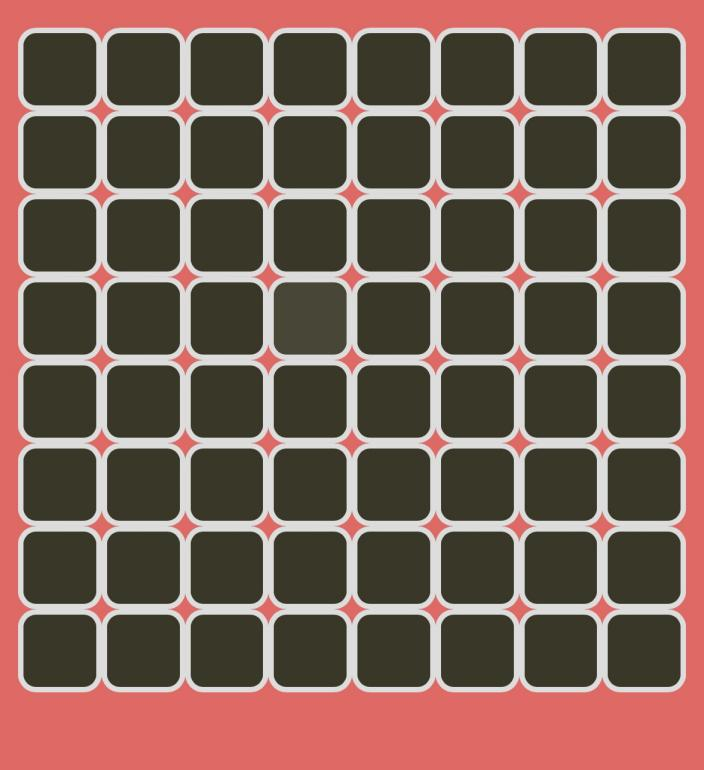
//> input picture untitled29/build/Desktop_Qt_6_7_3-Debug/9.png, 704 x 770 px
$ ./main   (built with g++ and OpenCV 4)
//> lines starting //> are read from the running program, lines starting //| are printed output that depends on the picture; after the words box and inside, x2 and y2 are one past the last pixel; in counts of white or black regions, pixels touching at a corner belong together
#include <opencv2/opencv.hpp>

int main()
{//7.80,,8.200,,9.80,,10.150//
    cv::Mat img = cv::imread("9.png");
//> img is the input picture: 770 rows x 704 cols, CV_8UC3; mean B, G, R 86, 96.1, 122.3
    cv::Mat gray;
    cv::cvtColor(img, gray, cv::COLOR_BGR2GRAY);
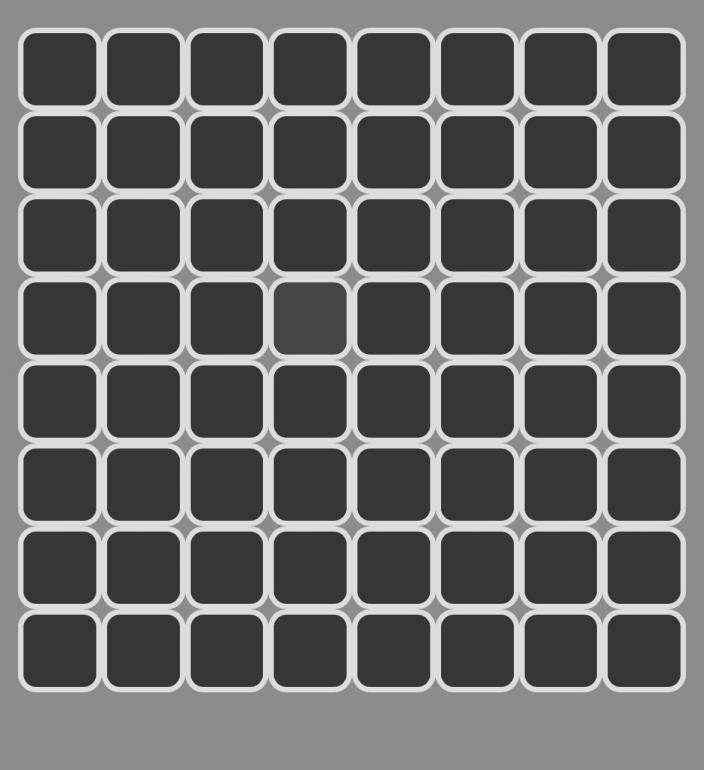
//> gray: 770 rows x 704 cols, CV_8UC1; min 25, max 244, mean 102.8
    //cv::imshow("gray", gray);

    int threshold_value = 65;
    cv::Mat thresh_tozero;
    double ret;
    ret = cv::threshold(gray, thresh_tozero, threshold_value, 225, cv::THRESH_TOZERO);
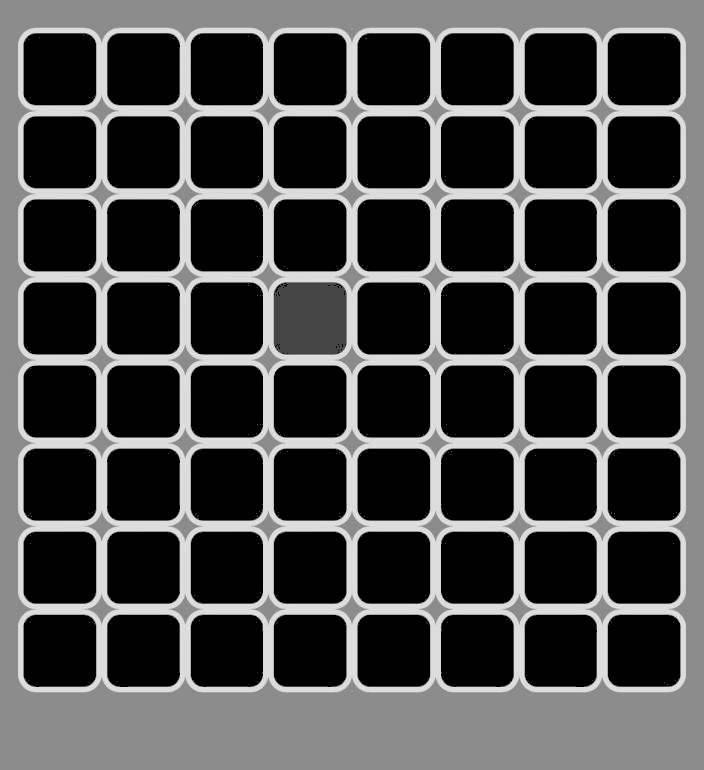
//> thresh_tozero: 770 rows x 704 cols, CV_8UC1; min 0, max 244, mean 71.7
    //cv::imshow("THRESH_TOZERO", thresh_tozero);

    cv::Mat thresh_tozero1;
    cv::cvtColor(thresh_tozero, thresh_tozero1, cv::COLOR_GRAY2BGR);

    cv::Point pt1(272, 282);
    cv::Point pt2(345, 355);
    cv::Scalar color(0, 0, 255);
    int thickness = 2;
    cv::rectangle(thresh_tozero1, pt1, pt2, color, thickness);
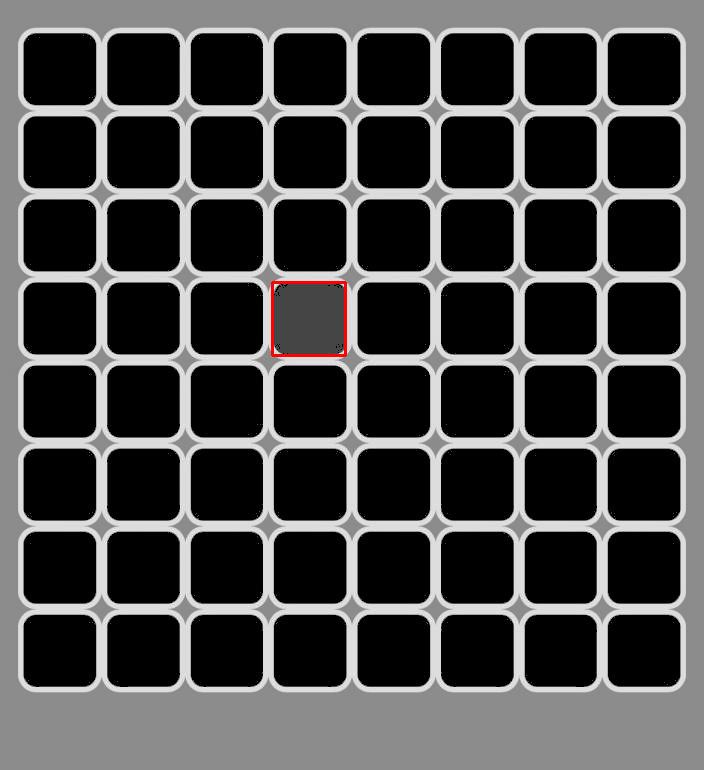
//> thresh_tozero1: 770 rows x 704 cols, CV_8UC3; mean B, G, R 71.5, 71.5, 71.9
    cv::rectangle(img, pt1, pt2, color, thickness);
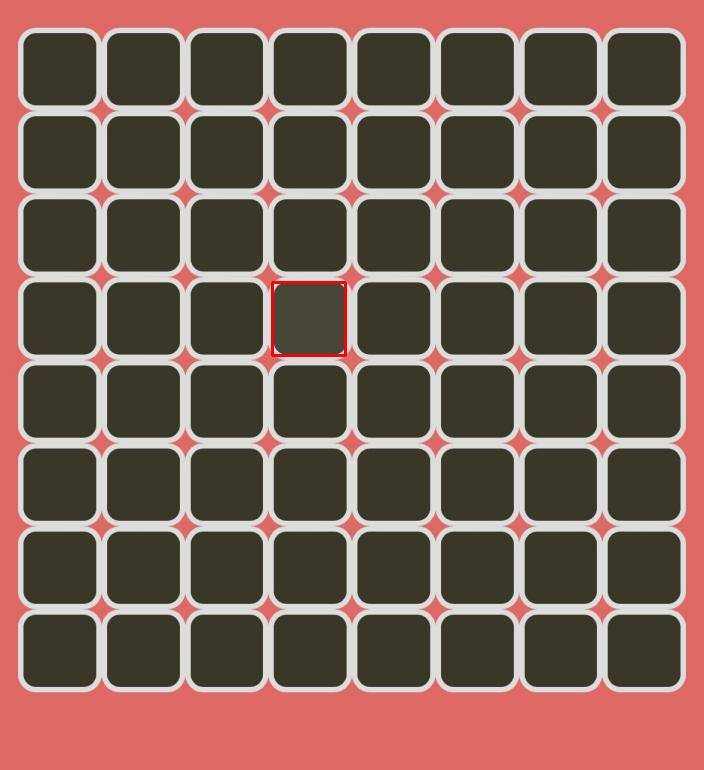
//> img: 770 rows x 704 cols, CV_8UC3; 0.16% of pixels changed, all inside (x1, y1, x2, y2) = (271, 281, 347, 357)
    cv::imshow("THRESH_TOZERO1", thresh_tozero1);
    cv::imshow("img", img);

    cv::waitKey(0);

    return 0;
}
